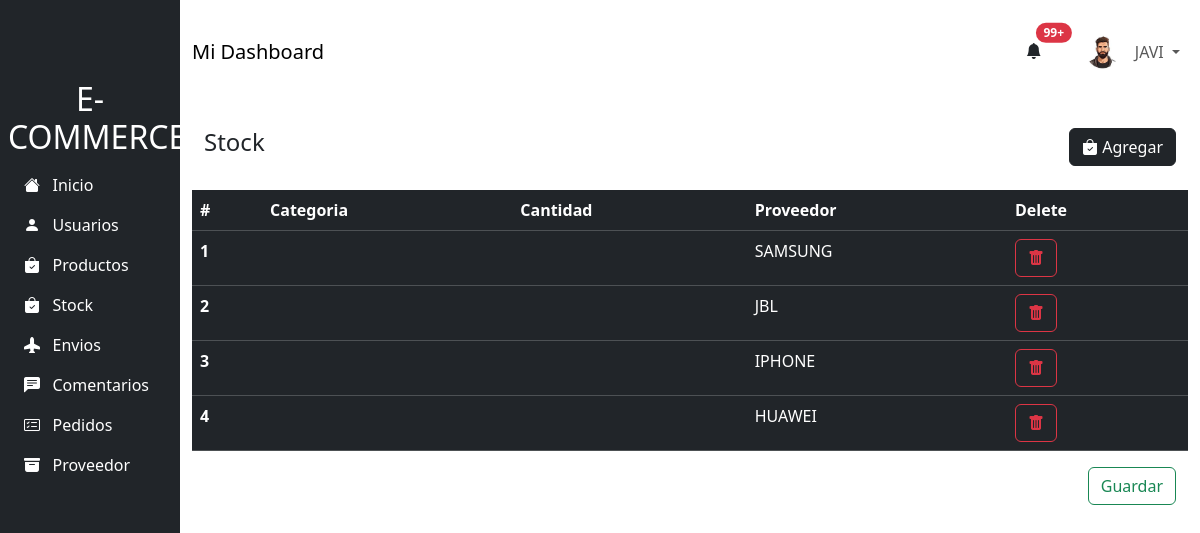
Page /stock/stock.php (signed in) on the committed database.
### tables this page shows
CREATE TABLE INVENTARIO (
    IDINVENTARIO integer not null auto_increment,
    STOCK NUMERIC(10),
    PREVEEDOR VARCHAR(15),
    PRIMARY KEY (IDINVENTARIO)
);

### stock/stock.php (the view, shortened to what this page needs)
<?php
include "../admin/php/conexion.php";
$sql = "select * from INVENTARIO;";
$res = $conexion -> query($sql) or die($conexion-> error);
?>
<!DOCTYPE html>
<html lang="es">
<head>
    <link rel="stylesheet" href="https://cdn.jsdelivr.net/npm/bootstrap@5.3.3/dist/css/bootstrap.min.css"
>
    <link rel="stylesheet" href="https://cdn.jsdelivr.net/npm/bootstrap-icons@1.11.3/font/bootstrap-icons.css"
>
        <link rel="stylesheet" href="https://cdn.jsdelivr.net/npm/remixicon@3.5.0/fonts/remixicon.css">
</head>
<body  class="d-flex">
     <?php include "../layouds/aside.php" ?>
     <main class="flex-grow-1">
     <?php include "../layouds/header.php" ?>
        <section class="container mt-4 p-4">
            <div class="d-flex justify-content-between">
                <h4>Stock</h4>
                <button class="btn btn-dark" data-bs-toggle="modal" data-bs-target="#exampleModal">
                  <i class="bi bi-bag-check-fill"></i>
                  Agregar
                </button>
              </div>
                <div class="row mt-4">
                    <table class="table table-dark table-hover">
                        <thead>
                            <tr>
                                <th scope="col">#</th>
                                <th scope="col">Categoria</th>
                                <th scope="col">Cantidad</th>
                                <th scope="col">Proveedor</th>
                                <th scope="col">Delete</th>
                            </tr>
                        </thead>
                        <tbody>
                            <?php
                            while($fila = mysqli_fetch_array($res)){
                            ?>
                            <tr>
                                <th scope="row"><?php echo $fila ['IDINVENTARIO'] ?></th>
                                <td><?php echo $fila ['PRODUCTO'] ?></td>
                                <td><?php echo $fila ['CANTIDAD'] ?></td>
                                <td><?php echo $fila ['PREVEEDOR'] ?></td>
                                <td>
                                    <button class="btn btn-outline-danger">
                                        <i class="bi bi-trash-fill"></i>
                                    </button>
                                </td>
                                 <?php
                        }
                        ?>
                        </tbody>
                        </table>
                </div>
            <div class="d-flex justify-content-end">
                <button  id="btnsave" class="btn btn-outline-success">  Guardar</button>
            </div>
        </section>
    </main>
</body>
</html>

### rows in the picture
inventario: IDINVENTARIO "1", PREVEEDOR "SAMSUNG"
inventario: IDINVENTARIO "2", PREVEEDOR "JBL"
inventario: IDINVENTARIO "3", PREVEEDOR "IPHONE"
inventario: IDINVENTARIO "4", PREVEEDOR "HUAWEI"

### other values in the picture
$user_data['NOMBRE'] "JAVI"
